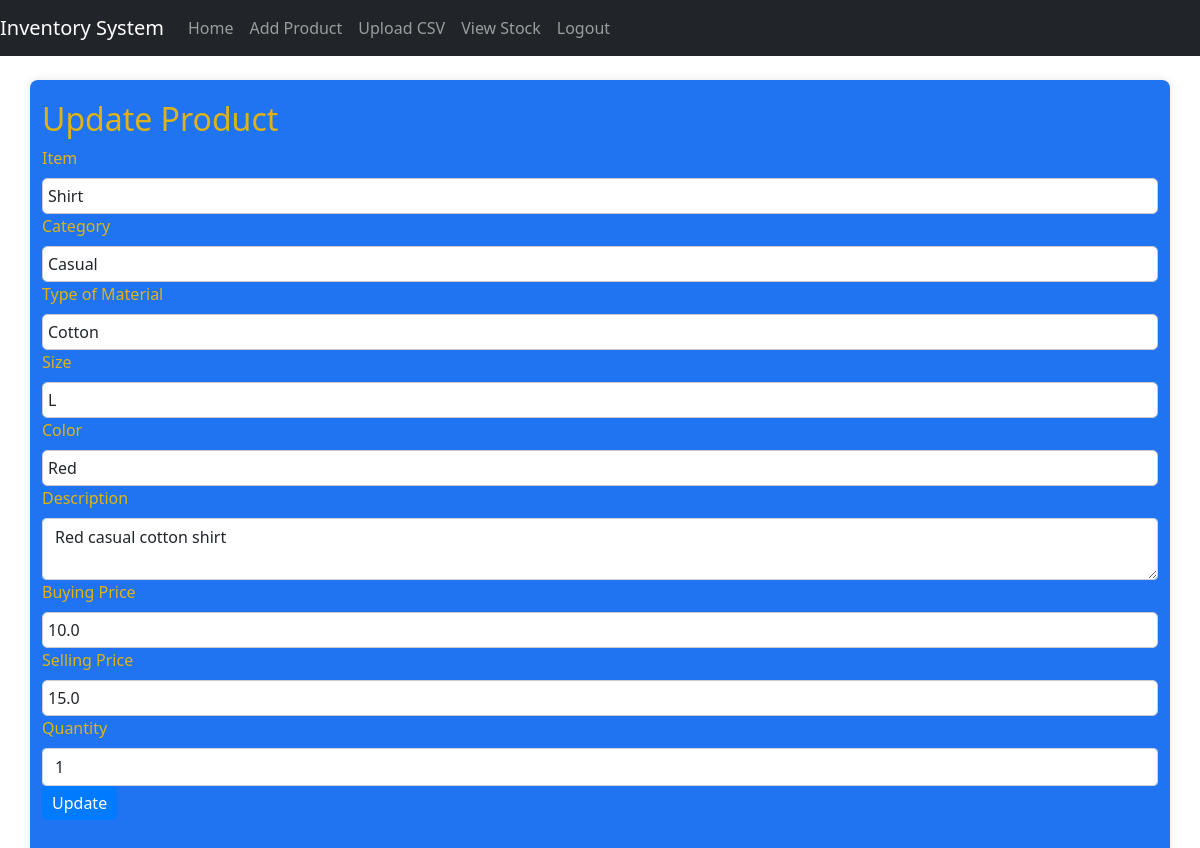
Screenshot of /product/update/SC0002 (signed in) with the database file from the repository.
### STORE/models.py (models this page shows, shortened)
class Product(db.Model):
    id = db.Column(db.Integer, primary_key=True)
    pre = db.Column(db.String(10), nullable=False)
    code = db.Column(db.String(20), nullable=False, unique=True)
    item = db.Column(db.String(50), nullable=False)
    category = db.Column(db.String(50), nullable=False)
    type_material = db.Column(db.String(50), nullable=False)
    size = db.Column(db.String(10), nullable=False)
    color = db.Column(db.String(20), nullable=False)
    description = db.Column(db.String(255), nullable=True)
    buying_price = db.Column(db.Float, nullable=False)
    selling_price = db.Column(db.Float, nullable=False)
    quantity = db.Column(db.Integer, nullable=False)

### STORE/routes.py (the view, shortened to what this page needs)
@bp.route('/product/update/<string:code>', methods=['GET', 'POST'])
@login_required
def update_product(code):
    product = Product.query.filter_by(code=code).first()
    if not product:
        flash(f'Product with code {code} not found.', 'danger')
        return redirect(url_for('routes.view_stock'))
    form = UpdateProductForm(obj=product)
    return render_template('update_product.html', form=form, product=product)

### STORE/forms.py
class UpdateProductForm(FlaskForm):
    item = StringField('Item', validators=[DataRequired()])
    category = StringField('Category', validators=[DataRequired()])
    type_material = StringField('Type of Material', validators=[DataRequired()])
    size = StringField('Size', validators=[DataRequired()])
    color = StringField('Color', validators=[DataRequired()])
    description = TextAreaField('Description', validators=[DataRequired()])
    buying_price = FloatField('Buying Price', validators=[DataRequired()])
    selling_price = FloatField('Selling Price', validators=[DataRequired()])
    quantity = IntegerField('Quantity', validators=[DataRequired()])

### STORE/__init__.py (called while the page is built)
def create_app():
    app = Flask(__name__)
    app.config['SECRET_KEY'] = 'your_secret_key_here'
    app.config['SQLALCHEMY_DATABASE_URI'] = 'sqlite:///C:\\Users\\gabriel.githinji\\Desktop\\tests\\Clothes-Store-Inventory-with-Flask\\instance\\your_database.db'
    app.config['SQLALCHEMY_TRACK_MODIFICATIONS'] = False
    db.init_app(app)
    login_manager.init_app(app)
    login_manager.login_view = 'routes.login'
    migrate = Migrate(app, db)
    from STORE.models import User
    @login_manager.user_loader
    def load_user(user_id):
        return User.query.get(int(user_id))
    from STORE.routes import bp as routes_bp
    app.register_blueprint(routes_bp)
    return app

### STORE/templates/update_product.html (shortened to what this page needs)
{% extends "base.html" %}
{% block content %}
<div class="row">
    <div class="col">
        <h2>Update Product</h2>
        <form method="POST">
            <div class="form-group">
                {{ form.item.label(class="form-label") }}
                {{ form.item(class="form-control") }}
            </div>
            <div class="form-group">
                {{ form.category.label(class="form-label") }}
                {{ form.category(class="form-control") }}
            </div>
            <div class="form-group">
                {{ form.type_material.label(class="form-label") }}
                {{ form.type_material(class="form-control") }}
            </div>
            <div class="form-group">
                {{ form.size.label(class="form-label") }}
                {{ form.size(class="form-control") }}
            </div>
            <div class="form-group">
                {{ form.color.label(class="form-label") }}
                {{ form.color(class="form-control") }}
            </div>
            <div class="form-group">
                {{ form.description.label(class="form-label") }}
                {{ form.description(class="form-control") }}
            </div>
            <div class="form-group">
                {{ form.buying_price.label(class="form-label") }}
                {{ form.buying_price(class="form-control") }}
            </div>
            <div class="form-group">
                {{ form.selling_price.label(class="form-label") }}
                {{ form.selling_price(class="form-control") }}
            </div>
            <div class="form-group">
                {{ form.quantity.label(class="form-label") }}
                {{ form.quantity(class="form-control") }}
            </div>
            <button type="submit" class="btn btn-primary">Update</button>
        </form>
    </div>
</div>
{% endblock %}

### STORE/static/css/theme.css (style rules this page uses)
body { font-family: 'Arial', sans-serif; background-color: #FFC300; color: #1a3b70; margin: 0; padding: 0; height: 100vh; }
.btn-primary { background-color: #0A1931; color: #FFC300; border: none; padding: 10px 20px; border-radius: 4px; }

### STORE/static/css/custom_table.css (style rules this page uses)
form { margin-bottom: 20px; }
label { margin-right: 10px; }
input[type="text"], input[type="date"] { margin-right: 20px; padding: 5px; border-radius: 5px; border: 1px solid #ccc; }
button[type="submit"] { padding: 5px 10px; border-radius: 5px; background-color: #007bff; color: #fff; border: none; cursor: pointer; }

### rows the page displays
Product: item "Shirt", category "Casual", type_material "Cotton", size "L", color "Red", description "Red casual cotton shirt", buying_price "10.0", selling_price "15.0", quantity "1"
